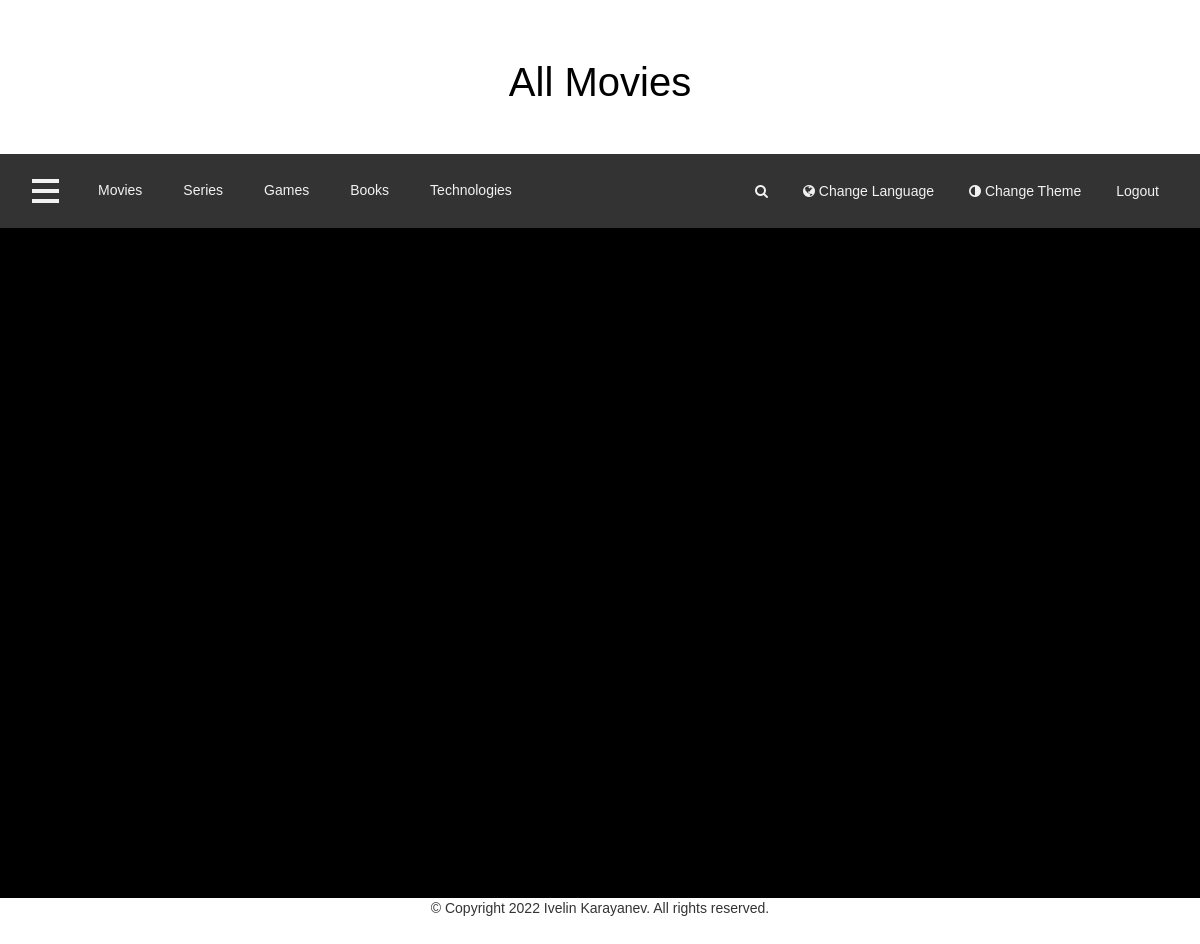
The app's page /Main/Test.php?categoryid=1 (signed in) with its own data.
### tables this page shows
CREATE TABLE `header` (
  `ID` bigint(20) UNSIGNED NOT NULL,
  `Image_Directory` varchar(255) NOT NULL,
  `Name` varchar(255) NOT NULL
);

CREATE TABLE `categories` (
  `ID` bigint(20) UNSIGNED NOT NULL,
  `Name` varchar(70) NOT NULL,
  `Header_ID` bigint(20) UNSIGNED NOT NULL
);

CREATE TABLE `other_data` (
  `ID` bigint(20) NOT NULL,
  `Name` text NOT NULL
);

### Main/Additional Files/Queries.php (called while the page is built, shortened)
<?php
require('Connection_To_Database.php');
$query0 = "SELECT `categories`.`ID` AS `category_id`,`categories`.`Name` AS `category_name` FROM `categories`";
if (isset($_GET['categoryid']) && is_numeric($_GET['categoryid'])) {
$CategoryID = mysqli_real_escape_string($connDatabase, $_GET['categoryid']);
$query1 = "SELECT `header`.`Image_Directory` AS `header_image`, `header`.`Name` AS `header_name` FROM `categories`, `header` WHERE `header`.`ID` = `categories`.`Header_ID` AND `categories`.`ID` = '" . $CategoryID . "'";
}
?>

### Main/Test.php (the view, shortened to what this page needs)
<?php
require('../Main/Additional Files/Queries.php');
require('../Introduction/Additional Files/ControllerUserData.php');
?>
<!DOCTYPE html>
<html lang = "en-US">
<head>
<link rel="stylesheet" href="https://cdnjs.cloudflare.com/ajax/libs/jqueryui/1.12.1/jquery-ui.css"/>
<link rel="stylesheet" href="https://maxcdn.bootstrapcdn.com/bootstrap/3.3.6/css/bootstrap.min.css"/>
<link rel="stylesheet" href="https://cdnjs.cloudflare.com/ajax/libs/font-awesome/4.7.0/css/font-awesome.min.css"/>
<link rel="stylesheet" href="../Main/Additional Files/Products.css"/>
</head>
<body>
<div class = "header" style = "background-image:url('
<?php
if ((isset($_GET['categoryid']) && is_numeric($_GET['categoryid'])) || (isset($_GET['subcategoryid']) && is_numeric($_GET['subcategoryid']))) {
$result1 = mysqli_query($connDatabase, $query1);
$checkResult1 = mysqli_num_rows($result1);
if ($checkResult1 > 0) {
	while ($rows = mysqli_fetch_assoc($result1)) {
	$HeaderImage = $rows['header_image'];
	echo $HeaderImage;
	}
}
}
?>')">
<h1 style = "color:black">
<?php
if (isset($_GET['categoryid']) && is_numeric($_GET['categoryid'])) {
$result1 = mysqli_query($connDatabase, $query1);
$checkResult1 = mysqli_num_rows($result1);
if ($checkResult1 > 0) {
	while ($rows = mysqli_fetch_assoc($result1)) {
	$HeaderName = $rows['header_name'];
	echo $HeaderName;
	}
}
}
	?>
</h1>
</div>
<div class = "categories" id = "category-width">
<?php if ((isset($_GET['categoryid']) && is_numeric($_GET['categoryid'])) || (isset($_GET['subcategoryid']) && is_numeric($_GET['subcategoryid']))) {
	?>
  <span class = "NavMenu" onclick="OpenCloseNavigation()" title = "Navigation Menu">
  <div class="bar1"></div>
  <div class="bar2"></div>
  <div class="bar3"></div>
  </span>
<?php } ?>
  <div class = "links" id = "category">
  <?php
  $result0 = mysqli_query($connDatabase, $query0);
  $checkResult0 = mysqli_num_rows($result0);
  if ($checkResult0 > 0) {
	while (($rows = mysqli_fetch_assoc($result0))) {
		$CategoryID = $rows['category_id'];
		$CategoryNames = $rows['category_name'];
        echo "<a href = 'Test.php?categoryid=$CategoryID'>$CategoryNames</a>";
    }
  } else {
	  echo "There are no categories added yet. Please check again later!";
  }
  ?>
  </div>
  <a href="../Introduction/Introduction.php#registration-login" id = "logout"> Logout </a>
  <button onclick = "changeTheme(); ThemeBackgroundColor()" id = "theme"><i class = "fa fa-adjust"></i> Change Theme </button>
  <button onclick = "BackgroundColor2()" id = "translate-button"><i class = "fa fa-globe"></i> Change Language </button>
  <?php if ((isset($_GET['categoryid']) && is_numeric($_GET['categoryid'])) || (isset($_GET['subcategoryid']) && is_numeric($_GET['subcategoryid']))) {
	  ?>
  <button onclick = "BackgroundColor1()" id = "search-button" title = "Search Engine"><i class = "fa fa-search"></i></button>
  <?php } ?>
</div>
<div class = "content" id = "content-width">
</div>
<div class = "footer" id = "footer-width">
<p>
<?php
    $copyright_result = mysqli_query($connDatabase, "SELECT * FROM `other_data` WHERE `ID` = 1");
    $checkCopyrightResult = mysqli_num_rows($copyright_result);
    if ($checkCopyrightResult > 0) {
	while (($rows = mysqli_fetch_assoc($copyright_result))) {
		$Copyright = $rows['Name'];
        echo $Copyright;
    }
    }
?>
</p>
</div>
</body>
</html>

### Main/Additional Files/Products.css (style rules this page uses)
* { box-sizing: border-box; }
body { font-family: Arial; }
.header, .header h1 { background-size: 100% 100%; padding: 30px; text-align: center; font-size: 50px; }
.categories { overflow: hidden; background-color: #333; padding: 14px 18px; width: initial; transition: 0.5s; }
.categories .NavMenu { float: left; padding: 9px 18px; cursor: pointer; }
.bar1, .bar2, .bar3 { display: flex; width: 27px; height: 4px; background-color: #f2f2f2; margin: 6px 0; transition: 0.5s; }
.categories .links a { float: left; margin-left: 5px; color: #f2f2f2; font-size: 18px; padding: 16px 20px; text-decoration: none; transition: 0.5s; }
.categories #category { transition: margin-left .5s; }
.ChangeTheme .bar1, .ChangeTheme .bar2, .ChangeTheme .bar3, .ChangeTheme .categories .links a:hover, #translate-button, #search-button, #theme, #logout, .ChangeTheme #search-button:hover, .ChangeTheme #translate-button:hover, .ChangeTheme #logout:hover { background-color: #333; color: #f2f2f2; }
#translate-button, #search-button, #theme, #logout { float: right; margin-right: 15px; border: none; font-size: 18px; padding: 16px 22px; cursor: pointer; text-decoration: none; transition: 0.5s; }
.content { width: initial; height: 670px; background-color: black; }
.footer, .footer p { width: initial; height: 120px; text-align: center; transition: 0.5s; }
@media only screen and (max-width: 1366px) { .header, .header h1 { padding: 20px; font-size: 40px; } }
@media only screen and (max-width: 1366px) { .categories { padding: 12px 16px; } }
@media only screen and (max-width: 1366px) { .categories .NavMenu { padding: 7px 16px; } }
@media only screen and (max-width: 1366px) { .bar1, .bar2, .bar3 { width: 27px; height: 4px; } }
@media only screen and (max-width: 1366px) { .categories .links a { font-size: 14px; padding: 14px 18px; } }
@media only screen and (max-width: 1366px) { #translate-button, #search-button, #theme, #logout { font-size: 14px; padding: 10px; margin-top: 5px; } }
@media only screen and (max-width: 1366px) { .footer, .footer p { height: 120px; } }

### records on screen
header: Name "All Movies"
categories: Name "Movies"
categories: Name "Series"
categories: Name "Games"
categories: Name "Books"
categories: Name "Technologies"
other_data: Name "© Copyright 2022 Ivelin Karayanev. All rights reserved."
